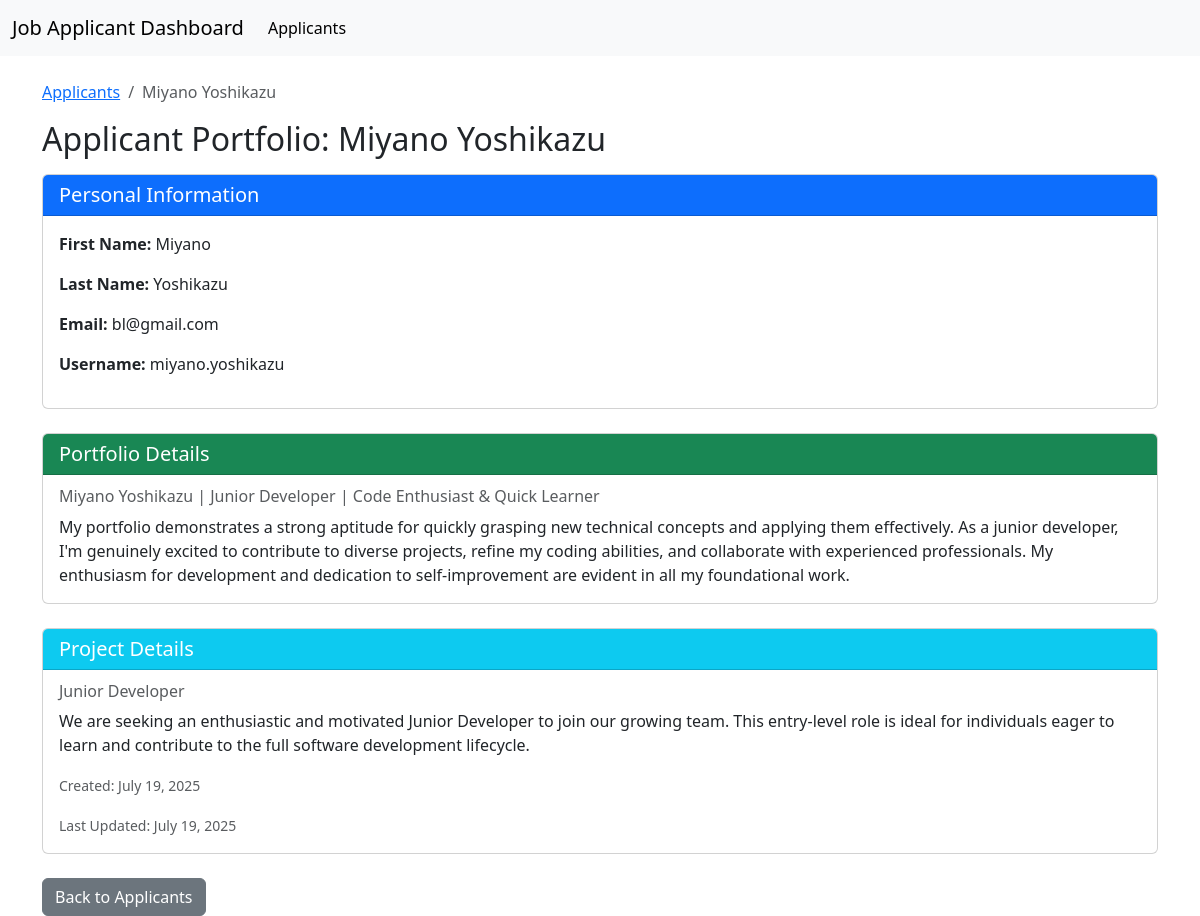
Page /portfolio/miyano.yoshikazu/ on the committed database.
### portfolio/models.py (models this page shows, shortened)
class Portfolio(models.Model):
    user = models.OneToOneField(User, on_delete=models.CASCADE, related_name='portfolio')
    portfolio_title = models.CharField(max_length=255)
    portfolio_description = models.TextField()
    project = models.ForeignKey(Project, on_delete=models.SET_NULL, null=True, blank=True, related_name='portfolios')

class Project(models.Model):
    project_name = models.CharField(max_length=255)
    project_description = models.TextField()
    created_at = models.DateTimeField(auto_now_add=True)
    updated_at = models.DateTimeField(auto_now=True)

### portfolio/views.py (the view)
# urls.py: path('portfolio/<str:username>/', ApplicantDetailView.as_view(), name='applicant.detail'),
class ApplicantDetailView(DetailView):
    model = Portfolio
    template_name = 'portfolio/applicant.detail.html'
    context_object_name = 'portfolio'
    slug_field = 'user__username'
    slug_url_kwarg = 'username'
    def get_object(self, queryset=None):
        username = self.kwargs.get(self.slug_url_kwarg)
        user = get_object_or_404(User, username=username)
        return get_object_or_404(Portfolio.objects.select_related('user', 'project'), user=user)

### templates/portfolio/applicant.detail.html (shortened to what this page needs)
{% extends 'base.html' %}
{% load static %}
{% block content %}
    <nav aria-label="breadcrumb">
        <ol class="breadcrumb">
            <li class="breadcrumb-item"><a href="{% url 'applicant.list' %}">Applicants</a></li>
            <li class="breadcrumb-item active" aria-current="page">{{ portfolio.user.first_name }} {{ portfolio.user.last_name }}</li>
        </ol>
    </nav>
    <h2 class="mb-3">Applicant Portfolio: {{ portfolio.user.first_name }} {{ portfolio.user.last_name }}</h2>
    <div class="card mb-4">
        <div class="card-header bg-primary text-white">
            <h5 class="mb-0">Personal Information</h5>
        </div>
        <div class="card-body">
            <p><strong>First Name:</strong> {{ portfolio.user.first_name }}</p>
            <p><strong>Last Name:</strong> {{ portfolio.user.last_name }}</p>
            <p><strong>Email:</strong> {{ portfolio.user.email }}</p>
            <p><strong>Username:</strong> {{ portfolio.user.username }}</p>
        </div>
    </div>
    <div class="card mb-4">
        <div class="card-header bg-success text-white">
            <h5 class="mb-0">Portfolio Details</h5>
        </div>
        <div class="card-body">
            <h6 class="card-subtitle mb-2 text-muted">{{ portfolio.portfolio_title }}</h6>
            <p class="card-text">{{ portfolio.portfolio_description }}</p>
        </div>
    </div>
    {% if portfolio.project %}
        <div class="card mb-4">
            <div class="card-header bg-info text-white">
                <h5 class="mb-0">Project Details</h5>
            </div>
            <div class="card-body">
                <h6 class="card-subtitle mb-2 text-muted">{{ portfolio.project.project_name }}</h6>
                <p class="card-text">{{ portfolio.project.project_description }}</p>
                <p class="card-text"><small class="text-muted">Created: {{ portfolio.project.created_at|date:"F d, Y" }}</small></p>
                <p class="card-text"><small class="text-muted">Last Updated: {{ portfolio.project.updated_at|date:"F d, Y" }}</small></p>
            </div>
        </div>
    {% else %}
        <div class="alert alert-warning" role="alert">
            No project associated with this portfolio yet.
        </div>
    {% endif %}
    <a href="{% url 'applicant.list' %}" class="btn btn-secondary">Back to Applicants</a>
{% endblock %}

### rows in the picture
Portfolio: user.first_name "Miyano", user.last_name "Yoshikazu", user.email "bl@gmail.com", user.username "miyano.yoshikazu", portfolio_title "Miyano Yoshikazu | Junior Developer | Code Enthusiast & Quick Learner", portfolio_description "My portfolio demonstrates a strong aptitude for quickly grasping new technical concepts and applying them effectively. As a junior developer, I'm genuinely excited to contribute to diverse projects, refine my coding abilities, and collaborate with experienced professionals. My enthusiasm for development and dedication to self-improvement are evident in all my foundational work.", project.project_name "Junior Developer", project.project_description "We are seeking an enthusiastic and motivated Junior Developer to join our growing team. This entry-level role is ideal for individuals eager to learn and contribute to the full software development lifecycle.", project.created_at "July 19, 2025", project.updated_at "July 19, 2025"
